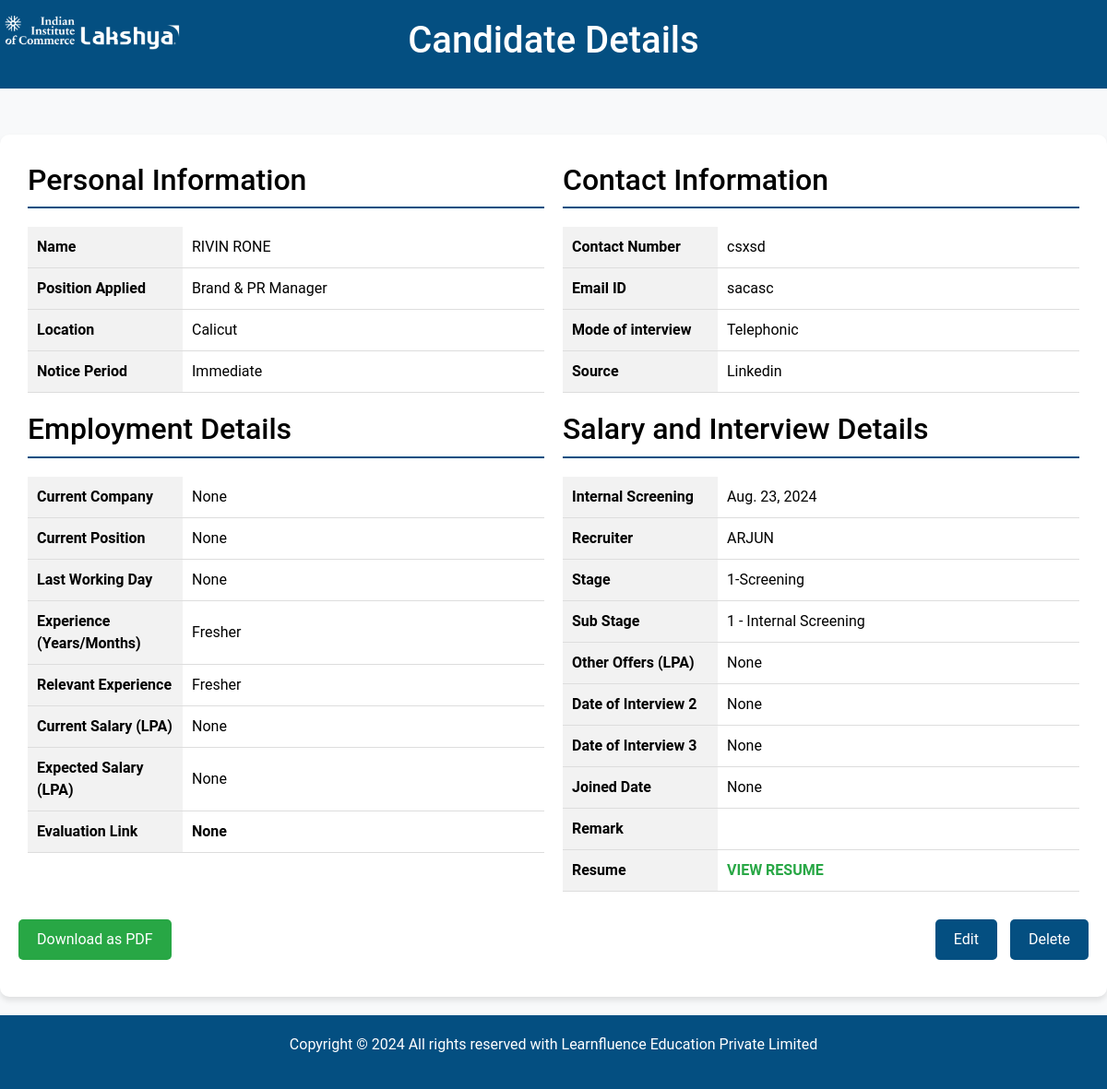
Screenshot of /4/ (signed in) with the database file from the repository.
### candidates/models.py (models this page shows, shortened)
class Candidate(models.Model):
    name = models.CharField(max_length=100)
    job_title = models.ForeignKey(JobTitle, on_delete=models.CASCADE)
    notice_period = models.CharField(max_length=100, null=True, blank=True)
    stage = models.CharField(max_length=100, null=True, blank=True)
    sub_stage = models.CharField(max_length=100, null=True, blank=True)
    source = models.CharField(max_length=100, null=True, blank=True)
    position_status = models.CharField(max_length=100, null=True, blank=True)
    location = models.ForeignKey(Location, on_delete=models.CASCADE)
    interview_status = models.CharField(max_length=100, null=True, blank=True)
    interview_date = models.DateField(null=True, blank=True)
    interviewer = models.ForeignKey(Interviewer, on_delete=models.CASCADE)
    resume = models.FileField(upload_to='resumes/')
    sourcer = models.CharField(max_length=100, null=True, blank=True)
    contact_number = models.CharField(max_length=100)
    email_id = models.CharField(max_length=100)
    current_company = models.CharField(max_length=100, null=True, blank=True)
    current_position = models.CharField(max_length=100, null=True, blank=True)
    experience_years_months = models.CharField(max_length=100, null=True, blank=True)
    relevant_experience = models.CharField(max_length=100, null=True, blank=True)
    current_salary_lpa = models.CharField(max_length=100, null=True, blank=True)
    expected_salary_lpa = models.CharField(max_length=100, null=True, blank=True)
    other_offers_lpa = models.CharField(max_length=100, null=True, blank=True)
    last_working_day = models.CharField(max_length=100, null=True, blank=True)
    internal_screening = models.DateField(null=True, blank=True)
    date_of_interview_2 = models.DateField(null=True, blank=True)
    date_of_interview_3 = models.DateField(null=True, blank=True)
    remark = models.TextField(null=True, blank=True)
    evaluation_link = models.URLField(max_length=200, null=True, blank=True)
    joined_date = models.DateField(null=True, blank=True)

class JobTitle(models.Model):
    name = models.CharField(max_length=255)
    def __str__(self):
        return self.name

class Location(models.Model):
    name = models.CharField(max_length=255)
    def __str__(self):
        return self.name

class Interviewer(models.Model):
    name = models.CharField(max_length=100)
    def __str__(self):
        return self.name

### candidates/views.py (the view)
# urls.py: path('<int:candidate_id>/', login_required(candidate_detail), name='candidate_detail'),
@login_required
def candidate_detail(request, candidate_id):
    candidate = get_object_or_404(Candidate, pk=candidate_id)
    return render(request, 'candidate_detail.html', {'candidate': candidate})

### candidates/templates/candidate_detail.html (shortened to what this page needs)
{% load static %}
<!DOCTYPE html>
<html lang="en">
<head>
    <link href="https://cdn.jsdelivr.net/npm/bootstrap@5.3.0-alpha1/dist/css/bootstrap.min.css" rel="stylesheet">
</head>
<body>
<header>
    <h1>Candidate Details</h1>
    <a href="{% url 'home' %}">
        <img src="{% static 'candidates/logoo.png' %}" alt="Hire-Pro Logo" class="logo">
    </a>
</header>
<div class="container">
    <div id="detailsToDownload">
        <div class="candidate-detail">
            <div class="detail">
                <h2>Personal Information</h2>
                <table>
                    <tr>
                        <th>Name</th>
                        <td>{{ candidate.name }}</td>
                    </tr>
                    <tr>
                        <th>Position Applied</th>
                        <td>{{ candidate.job_title }}</td>
                    </tr>
                    <tr>
                        <th>Location</th>
                        <td>{{ candidate.location }}</td>
                    </tr>
                    <tr>
                        <th>Notice Period</th>
                        <td>{{ candidate.notice_period }}</td>
                    </tr>
                </table>
            </div>
            <div class="detail">
                <h2>Contact Information</h2>
                <table>
                    <tr>
                        <th>Contact Number</th>
                        <td>{{ candidate.contact_number }}</td>
                    </tr>
                    <tr>
                        <th>Email ID</th>
                        <td>{{ candidate.email_id }}</td>
                    </tr>
                    <tr>
                        <th>Mode of interview</th>
                        <td>{{ candidate.sourcer }}</td>
                    </tr>
                    <tr>
                        <th>Source</th>
                        <td>{{ candidate.source }}</td>
                    </tr>
                </table>
            </div>
            <div class="detail">
                <h2>Employment Details</h2>
                <table>
                    <tr>
                        <th>Current Company</th>
                        <td>{{ candidate.current_company }}</td>
                    </tr>
                    <tr>
                        <th>Current Position</th>
                        <td>{{ candidate.current_position }}</td>
                    </tr>
                    <tr>
                        <th>Last Working Day</th>
                        <td>{{ candidate.last_working_day }}</td>
                    </tr>
                    <tr>
                        <th>Experience (Years/Months)</th>
                        <td>{{ candidate.experience_years_months }}</td>
                    </tr>
                    <tr>
                        <th>Relevant Experience</th>
                        <td>{{ candidate.relevant_experience }}</td>
                    </tr>
                    <tr>
                        <th>Current Salary (LPA)</th>
                        <td>{{ candidate.current_salary_lpa }}</td>
                    </tr>
                    <tr>
                        <th>Expected Salary (LPA)</th>
                        <td>{{ candidate.expected_salary_lpa }}</td>
                    </tr>
                    <tr>
                        <th>Evaluation Link</th>
                        <td>
                            {% if candidate.evaluation_link %}
                                <a href="{{ candidate.evaluation_link }}" target="_blank" class="green-text">VIEW PAGE</a>
                            {% else %}
                                <strong>None</strong>
                            {% endif %}
                        </td>
                    </tr>
                </table>
            </div>
            <div class="detail">
                <h2>Salary and Interview Details</h2>
                <table>
                    <tr>
                        <th>Internal Screening</th>
                        <td>{{ candidate.interview_date }}</td>
                    </tr>
                    <tr>
                        <th>Recruiter</th>
                        <td>{{ candidate.interviewer }}</td>
                    </tr>
                    <tr>
                        <th>Stage</th>
                        <td>{{ candidate.stage }}</td>
                    </tr>
                    <tr>
                        <th>Sub Stage</th>
                        <td>{{ candidate.sub_stage }}</td>
                    </tr>
                    <tr>
                        <th>Other Offers (LPA)</th>
                        <td>{{ candidate.other_offers_lpa }}</td>
                    </tr>
                    <tr>
                        <th>Date of Interview 2</th>
                        <td>{{ candidate.internal_screening }}</td>
                    </tr>
                    <tr>
                        <th>Date of Interview 3</th>
                        <td>{{ candidate.date_of_interview_2 }}</td>
                    </tr>
                    <tr>
                        <th>Joined Date</th>
                        <td>{{ candidate.date_of_interview_3 }}</td>
                    </tr>
                    <tr>
                        <th>Remark</th>
                        <td>{{ candidate.remark }}</td>
                    </tr>
                    <tr>
                        <th>Resume</th>
                        <td><a href="{{ candidate.resume.url }}" target="_blank" class="green-text">VIEW RESUME</a></td>
                    </tr>
                </table>
            </div>
        </div>
    </div>
    <div class="action-btns">
        <div class="left-buttons">
            <button class="btn-download" id="downloadPdf">Download as PDF</button>
        </div>
        <div>
            <a href="{% url 'candidate_edit' candidate.id %}" class="btn btn-edit">Edit</a>
            <form action="{% url 'candidate_delete' candidate.id %}" method="post" style="display: inline;">
                <button type="button" class="btn btn-delete" id="deleteCandidate">Delete</button>
            </form>
        </div>
    </div>
</div>
<footer>
    <p>Copyright © 2024 All rights reserved with Learnfluence Education Private Limited</p>
</footer>
</body>
</html>

### candidates/templates/candidate_detail.html (style rules this page uses)
body { font-family: 'Roboto', sans-serif; background-color: #f8f9fa; margin: 0; }
header { background-color: #044f81; color: #fff; text-align: center; padding: 20px 0; width: 100%; z-index: 1000; }
.logo { width: 200px; margin-right: 10px; margin-top: 10px; filter: brightness(0) invert(1); position: absolute; top: 0; left: 0; }
footer { background-color: #044f81; color: #fff; text-align: center; padding: 20px 0; width: 100%; }
.container { max-width: 1200px; margin: 50px auto 20px; padding: 20px; background-color: #fff; border-radius: 10px; box-shadow: 0 4px 6px rgba(0, 0, 0, 0.1); position: relative; }
.candidate-detail { color: #000; margin-bottom: 20px; display: flex; flex-wrap: wrap; }
.detail { flex: 1 1 50%; padding: 10px; box-sizing: border-box; }
.detail table { width: 100%; border-collapse: collapse; }
.detail th, .detail td { padding: 10px; text-align: left; border-bottom: 1px solid #ddd; }
.detail th { background-color: #f2f2f2; width: 30%; }
.detail td { width: 70%; }
.detail h2 { margin-top: 0; border-bottom: 2px solid #044f81; padding-bottom: 10px; margin-bottom: 20px; }
.action-btns { display: flex; justify-content: space-between; align-items: center; margin-top: 20px; margin-bottom: 20px; }
.action-btns .left-buttons { display: flex; }
.action-btns a.btn-edit, .action-btns button.btn-delete { padding: 10px 20px; margin-left: 10px; border: none; border-radius: 5px; background-color: #044f81; color: #fff; cursor: pointer; transition: background-color 0.3s; text-decoration: none; }
.btn-download { padding: 10px 20px; border: none; border-radius: 5px; background-color: #28a745; color: #fff; cursor: pointer; transition: background-color 0.3s; text-decoration: none; }
.green-text { color: #28a745 !important; font-weight: bold; text-decoration: none !important; }

### rows the page displays
Candidate: name "RIVIN RONE", job_title "Brand & PR Manager", location "Calicut", notice_period "Immediate", contact_number "csxsd", email_id "sacasc", sourcer "Telephonic", source "Linkedin", current_company "None", current_position "None", last_working_day "None", experience_years_months "Fresher", relevant_experience "Fresher", current_salary_lpa "None", expected_salary_lpa "None", interview_date "Aug. 23, 2024", interviewer "ARJUN", stage "1-Screening", sub_stage "1 - Internal Screening", other_offers_lpa "None", internal_screening "None", date_of_interview_2 "None", date_of_interview_3 "None"
